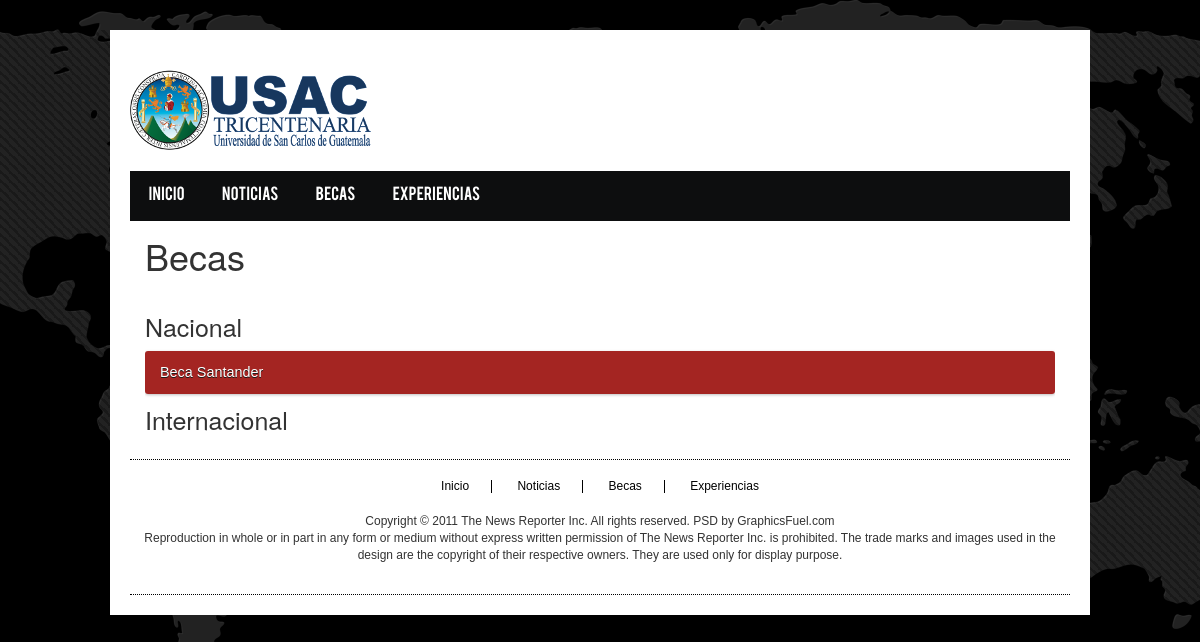
/becas/, run on the app's committed database.
### noticias/models.py (models this page shows, shortened)
@python_2_unicode_compatible
class T_Beca(models.Model):
	STATUS_CHOICES = (('nacional', 'Nacional'), ('internacional', 'Internacional'),)
	type = models.CharField(max_length=13, choices=STATUS_CHOICES,
							default='nacional')

@python_2_unicode_compatible
class Beca(models.Model):
	name = models.CharField(max_length=250)
	slug = models.SlugField(max_length=250)
	description = models.TextField()
	course = models.ForeignKey(Anho, related_name='becas')
	type = models.ForeignKey(T_Beca, related_name='becas')
	date_start = models.DateField()
	date_end = models.DateField()
	attach = models.FileField(upload_to='PDF')
	form = models.ForeignKey(Formulario, related_name='beca')
	def get_absolute_url(self):
		return reverse('beca_form',
					   args=[self.id])

### noticias/views.py (the view)
# urls.py: url(r'^becas/$', 'noticias.views.beca_list', name='beca_list'),
def beca_list(request):
	becas = T_Beca.objects.all()
	return render(request, 'becas/list.html', {'t_becas': becas})

### noticias/templates/becas/list.html (shortened to what this page needs)
{% extends "base.html" %}
{% load static %}
{% block content %}
    <h1 class="encabezado">Becas</h1>
        <div class="content_area">
            {% for t_beca in t_becas  %}
                <h2 class="beca_type">{{ t_beca.type }}</h2>
                <div class="accordion">
                    {% for beca in t_beca.becas.all %}
                        <div class="accordion-section">
                            <a class="accordion-section-title" href="#beca{{ beca.id }}">{{ beca.name }}</a>
                        </div>
                    {% endfor %}
		        </div>
            {% endfor %}
        </div>
{% endblock %}

### noticias/static/noticias/css/style.css (style rules this page uses)
* { margin:0;padding:0 }
body { font-family:Arial;font-size:12px;line-height:13px;background:url(../images/site_bg.png) no-repeat scroll top center #000000; }
a { color:#000;text-decoration:none }
input[type=submit] h1,h2,h4,h5,h6 { font-weight:normal;margin:0 0 15px; }
h2 { font-size:25px;line-height:30px }
div { overflow:hidden }
.content_area { margin-top: 25px; }
.encabezado { margin-top:15px; }
.accordion, .accordion * { -webkit-box-sizing:border-box; -moz-box-sizing:border-box; box-sizing:border-box; }
.accordion { overflow:hidden; box-shadow:0px 1px 3px rgba(0,0,0,0.25); border-radius:3px; background:#f7f7f7; }
.accordion-section-title { width:100%; padding:15px; display:inline-block; border-bottom:1px solid #1a1a1a; background: #a42522; transition:all linear 0.15s; font-size:1.200em; text-shadow:0px 1px 0px #1a1a1a; color: #ffffff; }
.accordion-section:last-child .accordion-section-title { border-bottom:none; }
.beca_type { margin: 10px 0px 10px 0px; text-transform: capitalize; }

### data on the page
T_Beca: type "Nacional"
Beca: name "Beca Santander"
T_Beca: type "Internacional"
